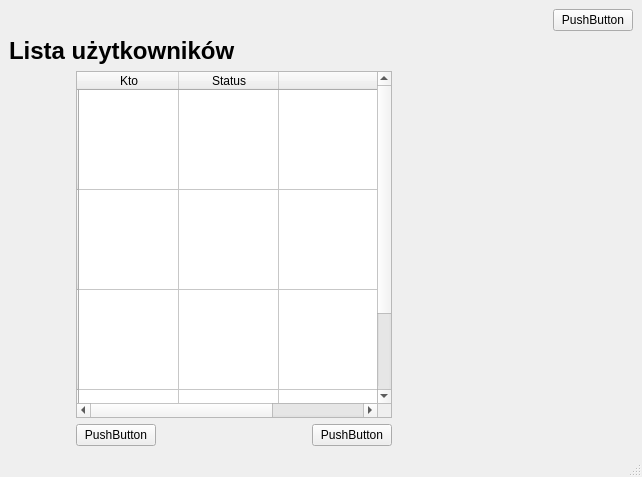
<?xml version="1.0" encoding="UTF-8"?>
<ui version="4.0">
 <class>MainWindow</class>
 <widget class="QMainWindow" name="MainWindow">
  <property name="geometry">
   <rect>
    <x>0</x>
    <y>0</y>
    <width>642</width>
    <height>477</height>
   </rect>
  </property>
  <property name="windowTitle">
   <string>MainWindow</string>
  </property>
  <property name="windowOpacity">
   <double>-1.000000000000000</double>
  </property>
  <property name="styleSheet">
   <string notr="true">&quot;&quot;&quot;
        .QWidget {
            border: 20px solid black;
            border-radius: 10px;
            background-color: rgb(255, 255, 255);
            }
        &quot;&quot;&quot;</string>
  </property>
  <widget class="QWidget" name="centralwidget">
   <layout class="QVBoxLayout" name="verticalLayout_4">
    <item>
     <layout class="QVBoxLayout" name="verticalLayout_3">
      <item>
       <layout class="QHBoxLayout" name="horizontalLayout_2">
        <item>
         <spacer name="horizontalSpacer_2">
          <property name="orientation">
           <enum>Qt::Horizontal</enum>
          </property>
          <property name="sizeHint" stdset="0">
           <size>
            <width>40</width>
            <height>20</height>
           </size>
          </property>
         </spacer>
        </item>
        <item>
         <widget class="QPushButton" name="pushButton_3">
          <property name="text">
           <string>PushButton</string>
          </property>
         </widget>
        </item>
       </layout>
      </item>
      <item>
       <widget class="QLabel" name="label">
        <property name="text">
         <string>&lt;html&gt;&lt;head/&gt;&lt;body&gt;&lt;p&gt;&lt;span style=&quot; font-size:18pt; font-weight:600;&quot;&gt;Lista użytkowników&lt;/span&gt;&lt;/p&gt;&lt;/body&gt;&lt;/html&gt;</string>
        </property>
       </widget>
      </item>
     </layout>
    </item>
    <item>
     <layout class="QHBoxLayout" name="horizontalLayout_3">
      <item>
       <spacer name="horizontalSpacer_3">
        <property name="orientation">
         <enum>Qt::Horizontal</enum>
        </property>
        <property name="sizeHint" stdset="0">
         <size>
          <width>40</width>
          <height>20</height>
         </size>
        </property>
       </spacer>
      </item>
      <item>
       <layout class="QVBoxLayout" name="verticalLayout">
        <item>
         <widget class="QTableWidget" name="tableWidget">
          <property name="minimumSize">
           <size>
            <width>316</width>
            <height>100</height>
           </size>
          </property>
          <property name="maximumSize">
           <size>
            <width>300</width>
            <height>16777215</height>
           </size>
          </property>
          <property name="baseSize">
           <size>
            <width>300</width>
            <height>100</height>
           </size>
          </property>
          <property name="autoFillBackground">
           <bool>false</bool>
          </property>
          <property name="midLineWidth">
           <number>1</number>
          </property>
          <property name="autoScroll">
           <bool>false</bool>
          </property>
          <property name="iconSize">
           <size>
            <width>20</width>
            <height>20</height>
           </size>
          </property>
          <property name="textElideMode">
           <enum>Qt::ElideMiddle</enum>
          </property>
          <attribute name="horizontalHeaderCascadingSectionResizes">
           <bool>true</bool>
          </attribute>
          <attribute name="horizontalHeaderDefaultSectionSize">
           <number>100</number>
          </attribute>
          <attribute name="verticalHeaderMinimumSectionSize">
           <number>100</number>
          </attribute>
          <row>
           <property name="text">
            <string/>
           </property>
           <property name="textAlignment">
            <set>AlignCenter</set>
           </property>
          </row>
          <row>
           <property name="text">
            <string/>
           </property>
           <property name="textAlignment">
            <set>AlignCenter</set>
           </property>
          </row>
          <row>
           <property name="text">
            <string/>
           </property>
           <property name="textAlignment">
            <set>AlignCenter</set>
           </property>
          </row>
          <row>
           <property name="text">
            <string/>
           </property>
           <property name="textAlignment">
            <set>AlignCenter</set>
           </property>
          </row>
          <column>
           <property name="text">
            <string>Kto</string>
           </property>
          </column>
          <column>
           <property name="text">
            <string>Status</string>
           </property>
          </column>
          <column>
           <property name="text">
            <string/>
           </property>
          </column>
          <item row="0" column="2">
           <property name="icon">
            <iconset>
             <activeoff>icons/111317-essential-ui/svg/close-cross.svg</activeoff>
            </iconset>
           </property>
          </item>
         </widget>
        </item>
        <item>
         <layout class="QHBoxLayout" name="horizontalLayout">
          <item>
           <widget class="QPushButton" name="pushButton">
            <property name="text">
             <string>PushButton</string>
            </property>
           </widget>
          </item>
          <item>
           <spacer name="horizontalSpacer">
            <property name="orientation">
             <enum>Qt::Horizontal</enum>
            </property>
            <property name="sizeHint" stdset="0">
             <size>
              <width>40</width>
              <height>20</height>
             </size>
            </property>
           </spacer>
          </item>
          <item>
           <widget class="QPushButton" name="pushButton_2">
            <property name="text">
             <string>PushButton</string>
            </property>
           </widget>
          </item>
         </layout>
        </item>
       </layout>
      </item>
      <item>
       <layout class="QVBoxLayout" name="verticalLayout_2">
        <item>
         <widget class="QLabel" name="label_2">
          <property name="minimumSize">
           <size>
            <width>100</width>
            <height>100</height>
           </size>
          </property>
          <property name="text">
           <string/>
          </property>
          <property name="pixmap">
           <pixmap>icons/111317-essential-ui/svg/edit-profile.svg</pixmap>
          </property>
          <property name="scaledContents">
           <bool>false</bool>
          </property>
          <property name="alignment">
           <set>Qt::AlignCenter</set>
          </property>
          <property name="indent">
           <number>0</number>
          </property>
         </widget>
        </item>
        <item>
         <spacer name="verticalSpacer">
          <property name="orientation">
           <enum>Qt::Vertical</enum>
          </property>
          <property name="sizeHint" stdset="0">
           <size>
            <width>20</width>
            <height>40</height>
           </size>
          </property>
         </spacer>
        </item>
       </layout>
      </item>
      <item>
       <spacer name="horizontalSpacer_5">
        <property name="orientation">
         <enum>Qt::Horizontal</enum>
        </property>
        <property name="sizeHint" stdset="0">
         <size>
          <width>40</width>
          <height>20</height>
         </size>
        </property>
       </spacer>
      </item>
      <item>
       <spacer name="horizontalSpacer_4">
        <property name="orientation">
         <enum>Qt::Horizontal</enum>
        </property>
        <property name="sizeHint" stdset="0">
         <size>
          <width>40</width>
          <height>20</height>
         </size>
        </property>
       </spacer>
      </item>
     </layout>
    </item>
   </layout>
  </widget>
  <widget class="QMenuBar" name="menubar">
   <property name="geometry">
    <rect>
     <x>0</x>
     <y>0</y>
     <width>642</width>
     <height>30</height>
    </rect>
   </property>
  </widget>
  <widget class="QStatusBar" name="statusbar"/>
 </widget>
 <resources/>
 <connections/>
</ui>
